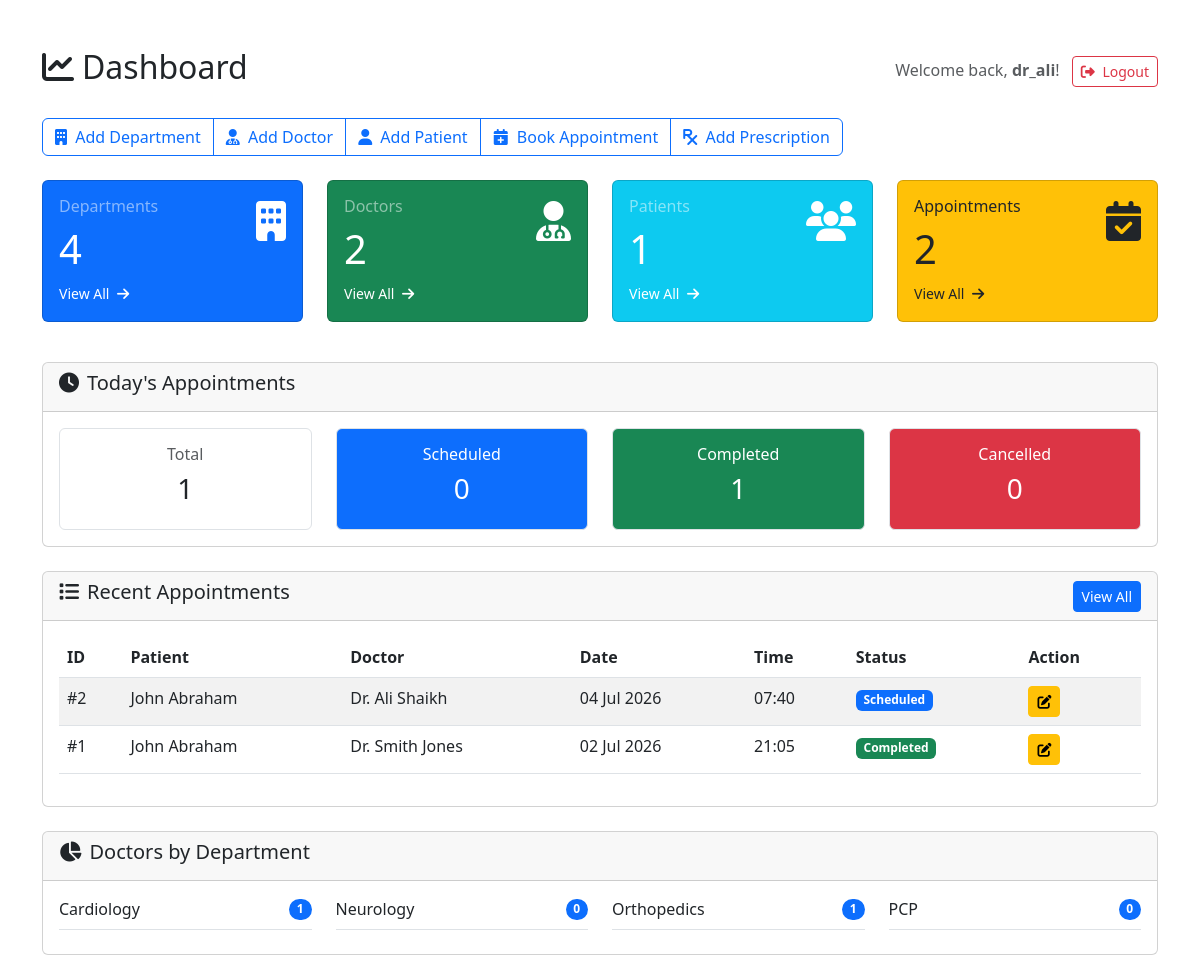
The page /admin-dashboard/ (signed in) on the database as committed earlier.
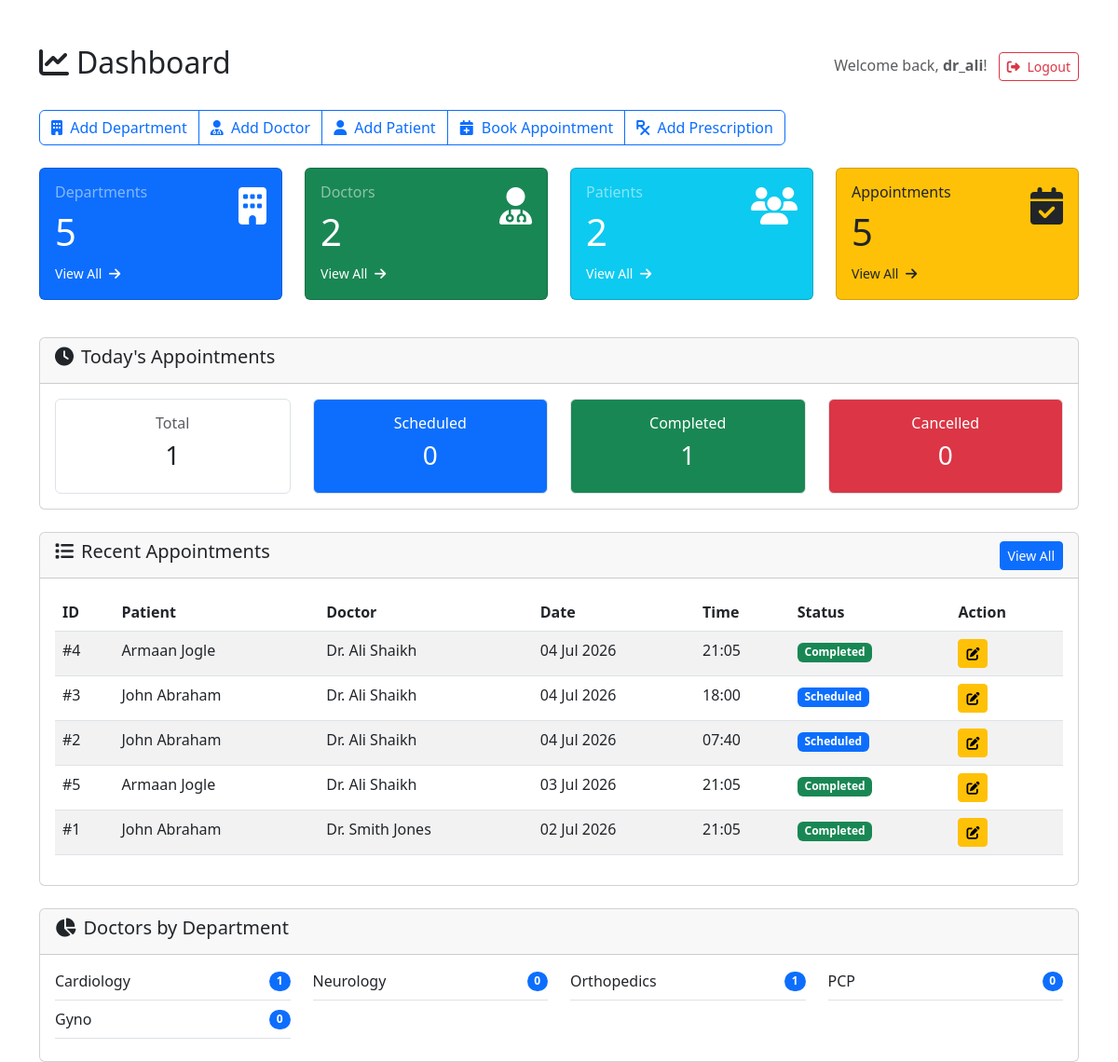
The same page on the database as committed later.
### appointments/models.py (models this page shows, shortened)
class Appointment(models.Model):
    STATUS_CHOICES = (
        ('Scheduled', 'Scheduled'),
        ('Completed', 'Completed'),
        ('Cancelled', 'Cancelled'),
    )
    appointment_id = models.AutoField(primary_key=True)
    patient = models.ForeignKey(Patient, on_delete=models.CASCADE, related_name='appointments')
    doctor = models.ForeignKey(Doctor, on_delete=models.CASCADE, related_name='appointments')
    appointment_date = models.DateField()
    appointment_time = models.TimeField()
    status = models.CharField(max_length=20, choices=STATUS_CHOICES, default='Scheduled')
    remarks = models.TextField(blank=True, null=True)
    class Meta:
        ordering = ['appointment_date', 'appointment_time']

### patients/models.py (models this page shows, shortened)
class Patient(models.Model):
    GENDER_CHOICES = (
        ('M', 'Male'),
        ('F', 'Female'),
        ('O', 'Other'),
    )
    BLOOD_GROUP_CHOICES = (
        ('A+', 'A+'), ('A-', 'A-'),
        ('B+', 'B+'), ('B-', 'B-'),
        ('AB+', 'AB+'), ('AB-', 'AB-'),
        ('O+', 'O+'), ('O-', 'O-'),
    )
    patient_id = models.AutoField(primary_key=True)
    user = models.OneToOneField(User, on_delete=models.CASCADE, related_name='patient_profile')
    first_name = models.CharField(max_length=50)
    last_name = models.CharField(max_length=50)
    gender = models.CharField(max_length=1, choices=GENDER_CHOICES)
    age = models.PositiveIntegerField()
    blood_group = models.CharField(max_length=3, choices=BLOOD_GROUP_CHOICES, blank=True, null=True)
    email = models.EmailField(unique=True)
    phone = models.CharField(max_length=15)
    address = models.TextField(blank=True, null=True)
    profile_image = models.ImageField(upload_to='patient_profiles/', blank=True, null=True)
    created_at = models.DateTimeField(auto_now_add=True)
    class Meta:
        ordering = ['-created_at']

### doctors/models.py (models this page shows, shortened)
class Doctor(models.Model):
    doctor_id = models.AutoField(primary_key=True)
    user = models.OneToOneField(User, on_delete=models.CASCADE, related_name='doctor_profile')
    first_name = models.CharField(max_length=50)
    last_name = models.CharField(max_length=50)
    email = models.EmailField(unique=True)
    phone = models.CharField(max_length=15)
    specialization = models.CharField(max_length=100)
    experience = models.IntegerField()  # years of experience
    department = models.ForeignKey(Department, on_delete=models.CASCADE, related_name='doctors')
    profile_image = models.ImageField(upload_to='doctor_profiles/', blank=True, null=True)
    joining_date = models.DateField(auto_now_add=True)
    class Meta:
        ordering = ['-joining_date']

### departments/models.py (models this page shows, shortened)
class Department(models.Model):
    department_name = models.CharField(max_length=100, unique=True)
    description = models.TextField(blank=True, null=True)
    class Meta:
        verbose_name_plural = "Departments"

### accounts/views.py (the view)
# urls.py: path('admin-dashboard/', views.admin_dashboard, name='admin_dashboard'),
@login_required
def admin_dashboard(request):
    total_doctors = Doctor.objects.count()
    total_patients = Patient.objects.count()
    total_departments = Department.objects.count()
    total_appointments = Appointment.objects.count()
    today = date.today()
    today_appointments = Appointment.objects.filter(appointment_date=today)
    today_scheduled = today_appointments.filter(status='Scheduled').count()
    today_completed = today_appointments.filter(status='Completed').count()
    today_cancelled = today_appointments.filter(status='Cancelled').count()
    recent_appointments = Appointment.objects.all().select_related('patient', 'doctor').order_by('-appointment_date', '-appointment_time')[:10]
    departments_with_counts = Department.objects.annotate(
        doctor_count=Count('doctors')
    ).values('department_name', 'doctor_count')
    context = {
        'role': 'Admin',
        'total_doctors': total_doctors,
        'total_patients': total_patients,
        'total_departments': total_departments,
        'total_appointments': total_appointments,
        'today_scheduled': today_scheduled,
        'today_completed': today_completed,
        'today_cancelled': today_cancelled,
        'today_appointments_total': today_appointments.count(),
        'recent_appointments': recent_appointments,
        'departments_with_counts': departments_with_counts,
    }
    return render(request, 'dashboards/admin_dashboard.html', context)

### templates/dashboards/admin_dashboard.html (shortened to what this page needs)
{% extends 'base.html' %}
{% load static %}
{% block content %}
<div class="d-flex justify-content-between align-items-center mb-4">
    <h2><i class="fas fa-chart-line me-2"></i>Dashboard</h2>
    <div>
        <span class="text-muted">Welcome back, <strong>{{ request.user.username }}</strong>!</span>
        <a href="{% url 'accounts:logout' %}" class="btn btn-sm btn-outline-danger ms-2">
            <i class="fas fa-sign-out-alt me-1"></i> Logout
        </a>
    </div>
</div>
<div class="row mb-4">
    <div class="col-12">
        <div class="btn-group" role="group">
            <a href="{% url 'departments:add' %}" class="btn btn-outline-primary">
                <i class="fas fa-building me-1"></i> Add Department
            </a>
            <a href="{% url 'doctors:add' %}" class="btn btn-outline-primary">
                <i class="fas fa-user-md me-1"></i> Add Doctor
            </a>
            <a href="{% url 'patients:add' %}" class="btn btn-outline-primary">
                <i class="fas fa-user me-1"></i> Add Patient
            </a>
            <a href="{% url 'appointments:add' %}" class="btn btn-outline-primary">
                <i class="fas fa-calendar-plus me-1"></i> Book Appointment
            </a>
            <a href="{% url 'prescriptions:add' %}" class="btn btn-outline-primary">
                <i class="fas fa-prescription me-1"></i> Add Prescription
            </a>
        </div>
    </div>
</div>
<div class="row mb-4">
    <div class="col-md-3 col-sm-6 mb-3">
        <div class="card bg-primary text-white h-100">
            <div class="card-body">
                <div class="d-flex justify-content-between">
                    <div>
                        <h6 class="card-title text-white-50">Departments</h6>
                        <h2 class="display-6">{{ total_departments }}</h2>
                    </div>
                    <div class="display-6">
                        <i class="fas fa-building"></i>
                    </div>
                </div>
                <a href="{% url 'departments:list' %}" class="text-white text-decoration-none small">
                    View All <i class="fas fa-arrow-right ms-1"></i>
                </a>
            </div>
        </div>
    </div>
    <div class="col-md-3 col-sm-6 mb-3">
        <div class="card bg-success text-white h-100">
            <div class="card-body">
                <div class="d-flex justify-content-between">
                    <div>
                        <h6 class="card-title text-white-50">Doctors</h6>
                        <h2 class="display-6">{{ total_doctors }}</h2>
                    </div>
                    <div class="display-6">
                        <i class="fas fa-user-md"></i>
                    </div>
                </div>
                <a href="{% url 'doctors:list' %}" class="text-white text-decoration-none small">
                    View All <i class="fas fa-arrow-right ms-1"></i>
                </a>
            </div>
        </div>
    </div>
    <div class="col-md-3 col-sm-6 mb-3">
        <div class="card bg-info text-white h-100">
            <div class="card-body">
                <div class="d-flex justify-content-between">
                    <div>
                        <h6 class="card-title text-white-50">Patients</h6>
                        <h2 class="display-6">{{ total_patients }}</h2>
                    </div>
                    <div class="display-6">
                        <i class="fas fa-users"></i>
                    </div>
                </div>
                <a href="{% url 'patients:list' %}" class="text-white text-decoration-none small">
                    View All <i class="fas fa-arrow-right ms-1"></i>
                </a>
            </div>
        </div>
    </div>
    <div class="col-md-3 col-sm-6 mb-3">
        <div class="card bg-warning text-dark h-100">
            <div class="card-body">
                <div class="d-flex justify-content-between">
                    <div>
                        <h6 class="card-title text-dark-50">Appointments</h6>
                        <h2 class="display-6">{{ total_appointments }}</h2>
                    </div>
                    <div class="display-6">
                        <i class="fas fa-calendar-check"></i>
                    </div>
                </div>
                <a href="{% url 'appointments:list' %}" class="text-dark text-decoration-none small">
                    View All <i class="fas fa-arrow-right ms-1"></i>
                </a>
            </div>
        </div>
    </div>
</div>
<div class="row mb-4">
    <div class="col-12">
        <div class="card">
            <div class="card-header">
                <h5><i class="fas fa-clock me-2"></i>Today's Appointments</h5>
            </div>
            <div class="card-body">
                <div class="row text-center">
                    <div class="col-md-3">
                        <div class="border rounded p-3">
                            <h6 class="text-muted">Total</h6>
                            <h3>{{ today_appointments_total }}</h3>
                        </div>
                    </div>
                    <div class="col-md-3">
                        <div class="border rounded p-3 bg-primary text-white">
                            <h6>Scheduled</h6>
                            <h3>{{ today_scheduled }}</h3>
                        </div>
                    </div>
                    <div class="col-md-3">
                        <div class="border rounded p-3 bg-success text-white">
                            <h6>Completed</h6>
                            <h3>{{ today_completed }}</h3>
                        </div>
                    </div>
                    <div class="col-md-3">
                        <div class="border rounded p-3 bg-danger text-white">
                            <h6>Cancelled</h6>
                            <h3>{{ today_cancelled }}</h3>
                        </div>
                    </div>
                </div>
            </div>
        </div>
    </div>
</div>
<div class="row">
    <div class="col-12">
        <div class="card">
            <div class="card-header d-flex justify-content-between align-items-center">
                <h5><i class="fas fa-list me-2"></i>Recent Appointments</h5>
                <a href="{% url 'appointments:list' %}" class="btn btn-sm btn-primary">View All</a>
            </div>
            <div class="card-body">
                <div class="table-responsive">
                    <table class="table table-striped table-hover">
                        <thead>
                            <tr>
                                <th>ID</th>
                                <th>Patient</th>
                                <th>Doctor</th>
                                <th>Date</th>
                                <th>Time</th>
                                <th>Status</th>
                                <th>Action</th>
                            </tr>
                        </thead>
                        <tbody>
                            {% for appointment in recent_appointments %}
                            <tr>
                                <td>#{{ appointment.appointment_id }}</td>
                                <td>{{ appointment.patient.first_name }} {{ appointment.patient.last_name }}</td>
                                <td>Dr. {{ appointment.doctor.first_name }} {{ appointment.doctor.last_name }}</td>
                                <td>{{ appointment.appointment_date|date:"d M Y" }}</td>
                                <td>{{ appointment.appointment_time|time:"H:i" }}</td>
                                <td>
                                    <span class="badge {% if appointment.status == 'Scheduled' %}bg-primary{% elif appointment.status == 'Completed' %}bg-success{% else %}bg-danger{% endif %}">
                                        {{ appointment.status }}
                                    </span>
                                </td>
                                <td>
                                    <a href="{% url 'appointments:edit' appointment.pk %}" class="btn btn-sm btn-warning">
                                        <i class="fas fa-edit"></i>
                                    </a>
                                </td>
                            </tr>
                            {% empty %}
                            <tr>
                                <td colspan="7" class="text-center">No appointments found.</td>
                            </tr>
                            {% endfor %}
                        </tbody>
                    </table>
                </div>
            </div>
        </div>
    </div>
</div>
{% if departments_with_counts %}
<div class="row mt-4">
    <div class="col-12">
        <div class="card">
            <div class="card-header">
                <h5><i class="fas fa-chart-pie me-2"></i>Doctors by Department</h5>
            </div>
            <div class="card-body">
                <div class="row">
                    {% for dept in departments_with_counts %}
                    <div class="col-md-3 col-sm-6 mb-2">
                        <div class="d-flex justify-content-between align-items-center border-bottom pb-2">
                            <span>{{ dept.department_name }}</span>
                            <span class="badge bg-primary rounded-pill">{{ dept.doctor_count }}</span>
                        </div>
                    </div>
                    {% endfor %}
                </div>
            </div>
        </div>
    </div>
</div>
{% endif %}
{% endblock %}

### templates/base.html (shortened to what this page needs)
<!DOCTYPE html>
<html lang="en">
<head>
    <link href="https://cdn.jsdelivr.net/npm/bootstrap@5.3.0/dist/css/bootstrap.min.css" rel="stylesheet">
    <link rel="stylesheet" href="https://cdnjs.cloudflare.com/ajax/libs/font-awesome/6.4.0/css/all.min.css">
</head>
<body>
    <div class="container mt-5">
        {% block content %}
        {% endblock %}
    </div>
</body>
</html>

Rows that differ between the two databases and show on the page:
added Appointment: appointment_id "4", patient.first_name "Armaan", patient.last_name "Jogle", doctor.first_name "Ali", doctor.last_name "Shaikh", appointment_date "04 Jul 2026", appointment_time "21:05", status "Completed"
added Appointment: appointment_id "3", patient.first_name "John", patient.last_name "Abraham", doctor.first_name "Ali", doctor.last_name "Shaikh", appointment_date "04 Jul 2026", appointment_time "18:00", status "Scheduled"
added Appointment: appointment_id "5", patient.first_name "Armaan", patient.last_name "Jogle", doctor.first_name "Ali", doctor.last_name "Shaikh", appointment_date "03 Jul 2026", appointment_time "21:05", status "Completed"
added Department: department_name "Gyno", doctor_count "0"
Other text that changed with them:
{{ total_departments }}: "4" → "5"
{{ total_patients }}: "1" → "2"
{{ total_appointments }}: "2" → "5"
